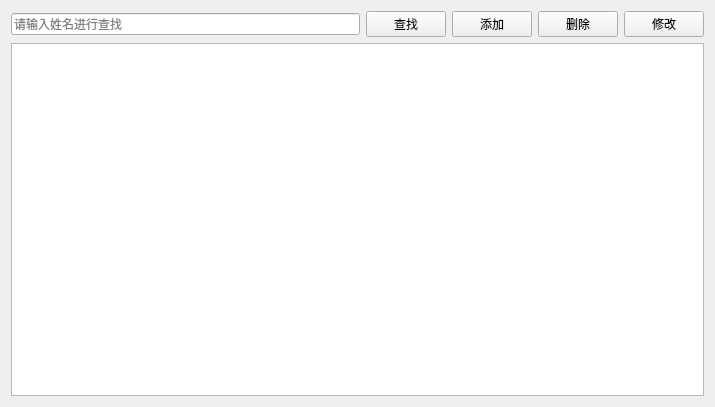
<?xml version="1.0" encoding="UTF-8"?>
<ui version="4.0">
 <class>doctorview</class>
 <widget class="QWidget" name="doctorview">
  <property name="geometry">
   <rect>
    <x>0</x>
    <y>0</y>
    <width>715</width>
    <height>407</height>
   </rect>
  </property>
  <property name="windowTitle">
   <string>医生管理</string>
  </property>
  <layout class="QGridLayout" name="gridLayout">
   <item row="0" column="0">
    <layout class="QVBoxLayout" name="verticalLayout">
     <item>
      <layout class="QHBoxLayout" name="horizontalLayout">
       <item>
        <widget class="QLineEdit" name="lineEdit">
         <property name="placeholderText">
          <string>请输入姓名进行查找</string>
         </property>
        </widget>
       </item>
       <item>
        <widget class="QPushButton" name="btSearch">
         <property name="text">
          <string>查找</string>
         </property>
         <property name="icon">
          <iconset resource="rsc.qrc">
           <normaloff>:/img/search.svg</normaloff>:/img/search.svg</iconset>
         </property>
        </widget>
       </item>
       <item>
        <widget class="QPushButton" name="btAdd">
         <property name="text">
          <string>添加</string>
         </property>
         <property name="icon">
          <iconset resource="rsc.qrc">
           <normaloff>:/img/add.svg</normaloff>:/img/add.svg</iconset>
         </property>
        </widget>
       </item>
       <item>
        <widget class="QPushButton" name="btDelete">
         <property name="text">
          <string>删除</string>
         </property>
         <property name="icon">
          <iconset resource="rsc.qrc">
           <normaloff>:/img/delete.svg</normaloff>:/img/delete.svg</iconset>
         </property>
        </widget>
       </item>
       <item>
        <widget class="QPushButton" name="btEdit">
         <property name="text">
          <string>修改</string>
         </property>
         <property name="icon">
          <iconset resource="rsc.qrc">
           <normaloff>:/img/modify.svg</normaloff>:/img/modify.svg</iconset>
         </property>
        </widget>
       </item>
      </layout>
     </item>
     <item>
      <widget class="QTableView" name="tableView"/>
     </item>
    </layout>
   </item>
  </layout>
 </widget>
 <resources>
  <include location="rsc.qrc"/>
 </resources>
 <connections/>
</ui>
